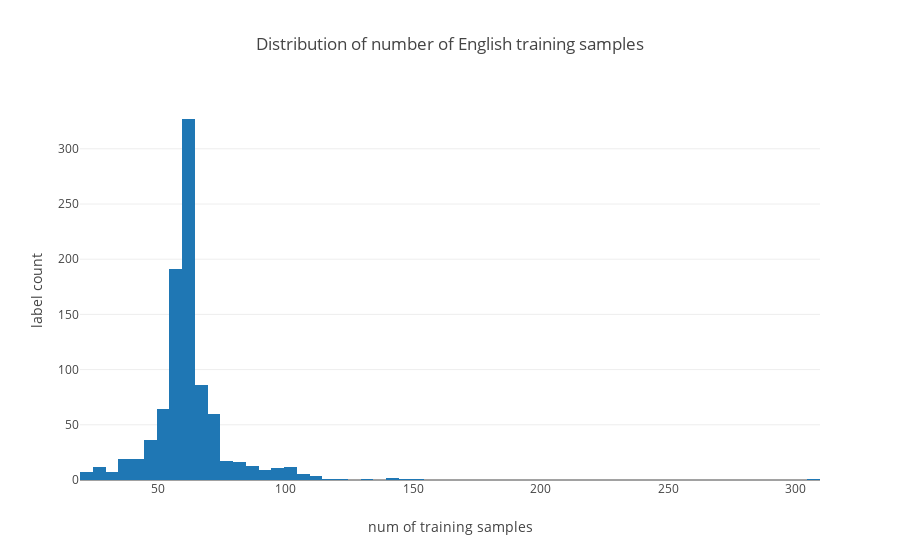

Write notebook code for a chart like this one.
### Code cell
en_train_count = en_train.groupby('topic_id').count()
data = [go.Histogram(x=np.array(en_train_count['extracted_content']))]
layout=go.Layout(title="Distribution of number of English training samples", 
                 xaxis={'title':'num of training samples'}, yaxis={'title':'label count'})
figure=go.Figure(data=data,layout=layout)
iplot(figure, filename='en_train_hist')

### Figure 1 — Plotly figure (JSON) as saved in the notebook; plotly's stock layout.template omitted (floating-point values rounded to 4 significant figures; data arrays with more than 128 entries replaced by an {"elided": "..."} marker saying what was removed)
{"data": [{"type": "histogram", "x": {"elided": "923 int values"}}], "layout": {"title": "Distribution of number of English training samples", "xaxis": {"title": "num of training samples"}, "yaxis": {"title": "label count"}}}
